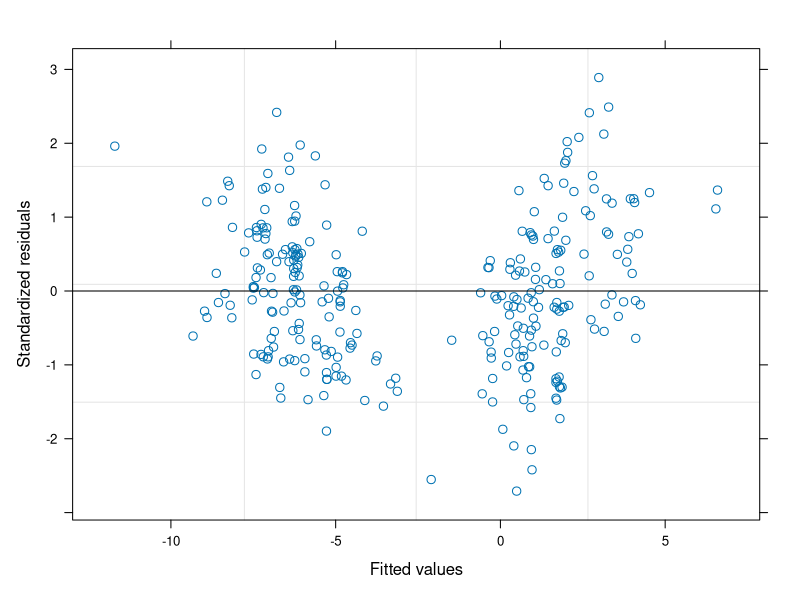
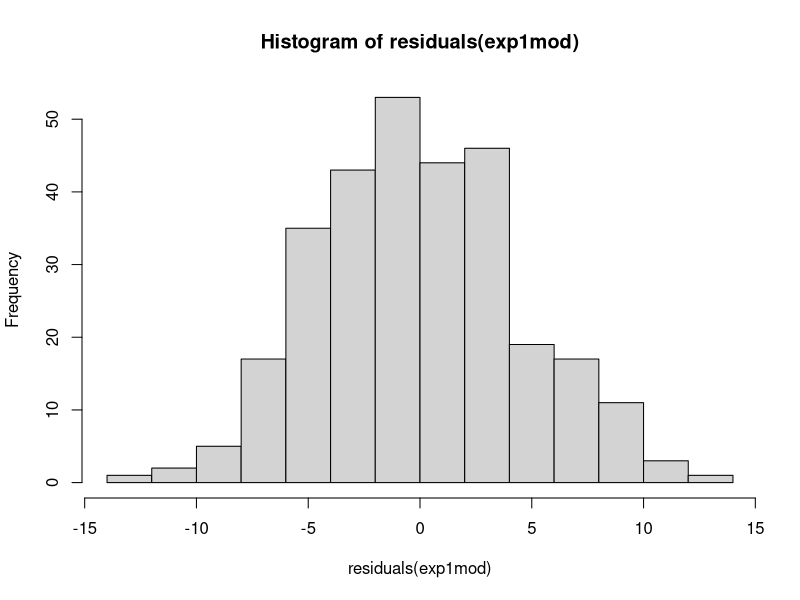
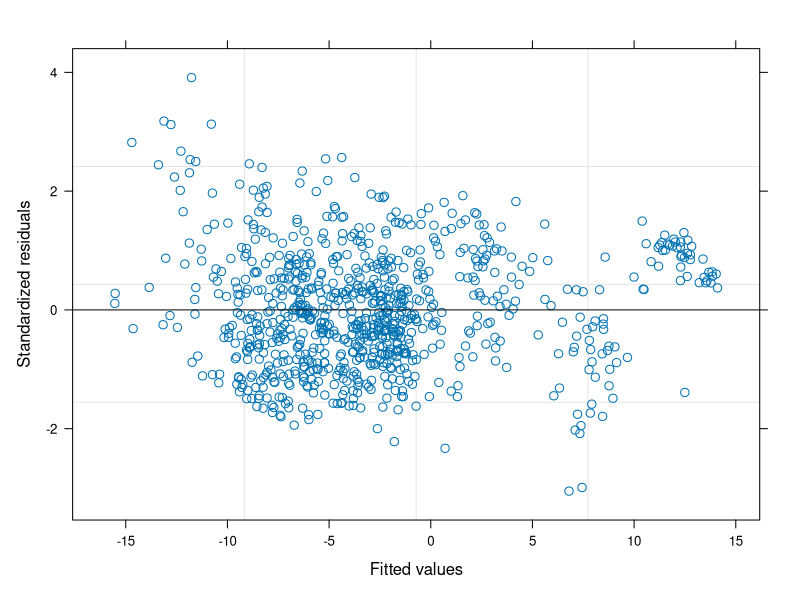
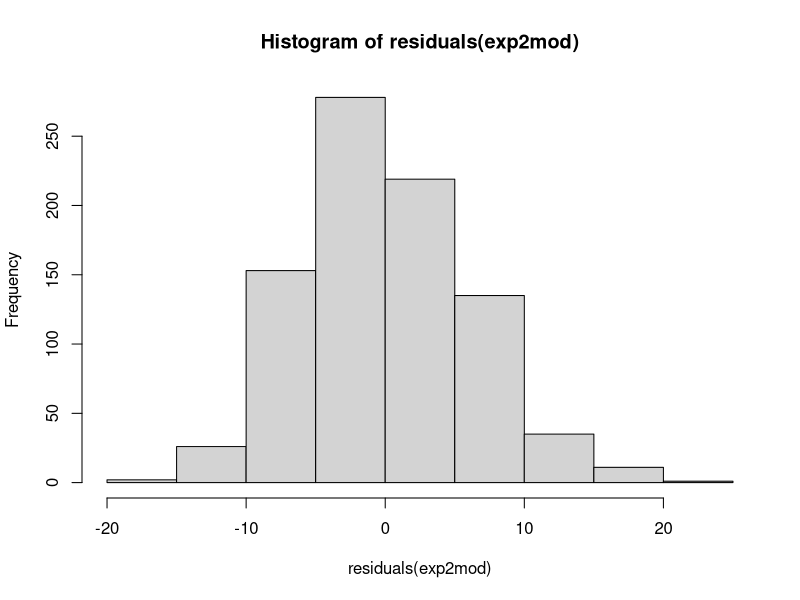
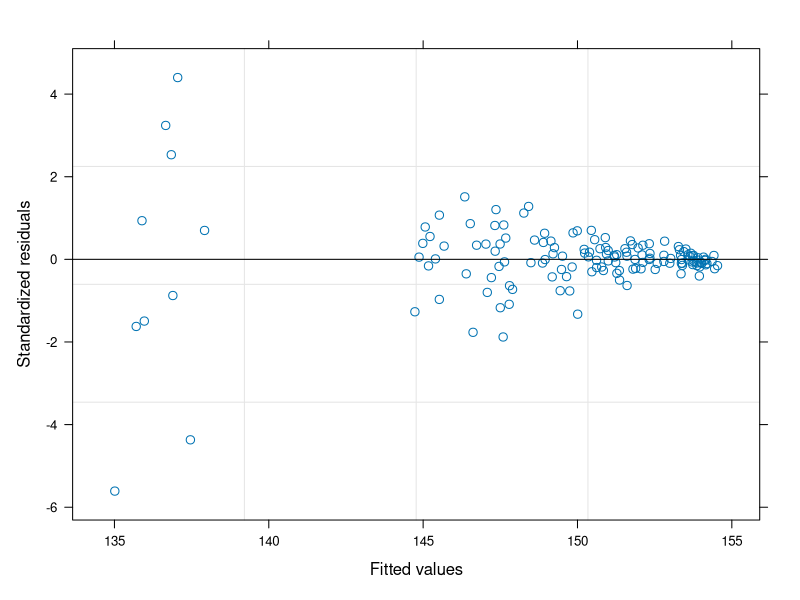
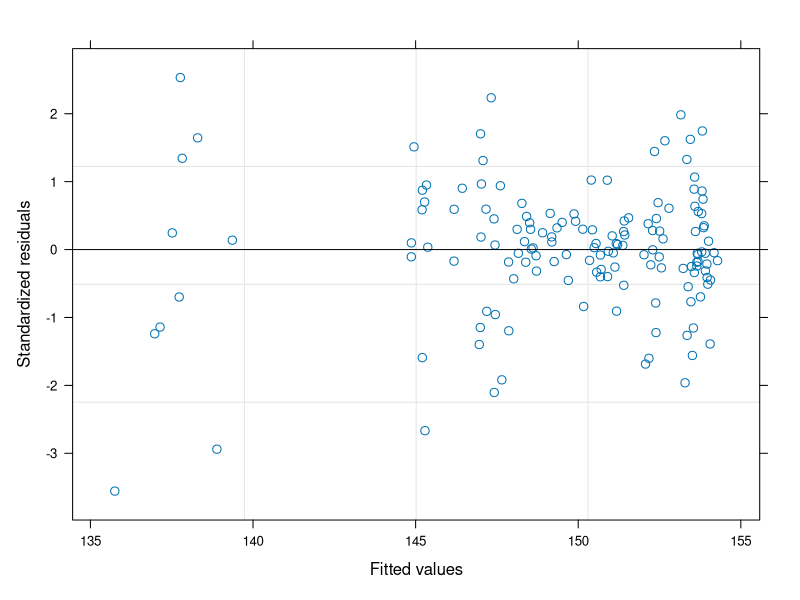
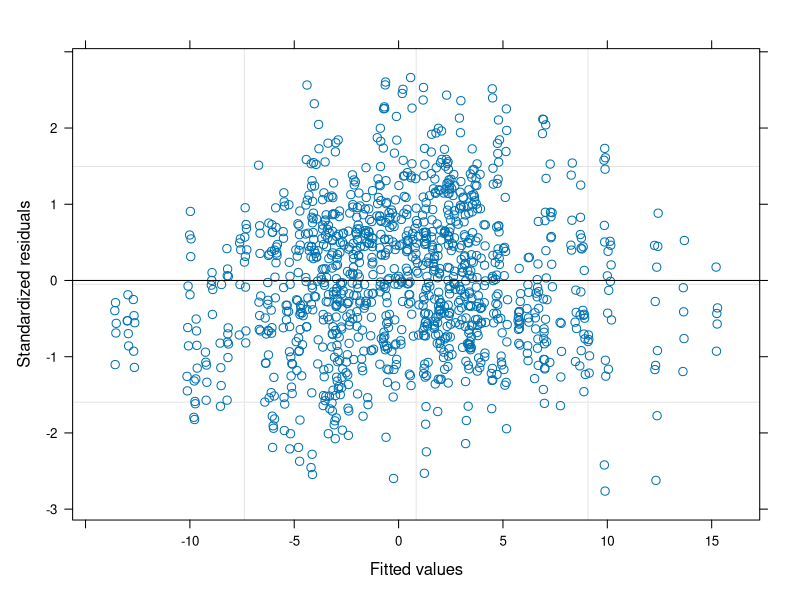
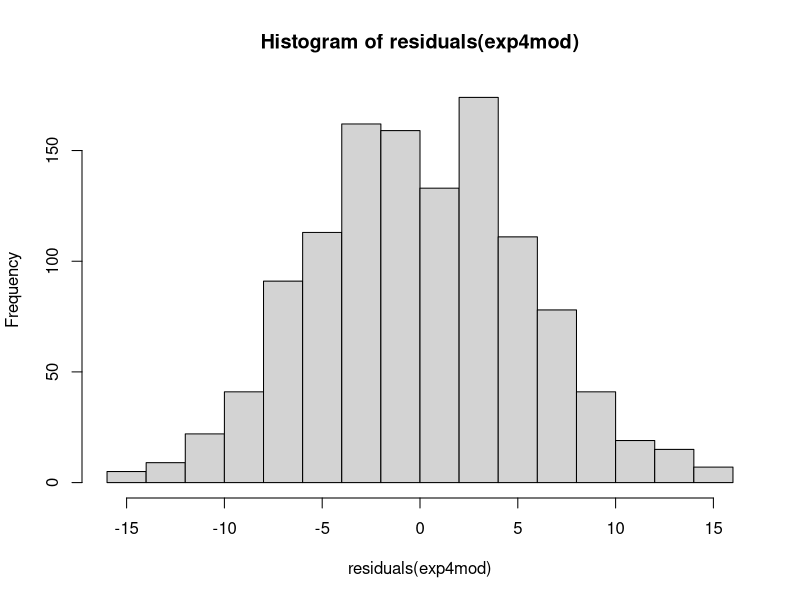

Write R code to recreate these figures, in order. (Note: this script raises an error after producing the figures.)

# Statistical Supplement
################################################################################
# Analysis and Script by: Roslyn Dakin
# Last Modified: May 14, 2016
# In support of the following study:
# Title: Visual guidance of forward flight in hummingbirds reveals control based on image features instead of pattern velocity
# Authors: Roslyn Dakin, Tyee K. Fellows, and Douglas L. Altshuler


################################################################################

library(dplyr)
library(nlme)
library(multcomp)

exp1 <- read.csv('experiment1_flightmeans.csv')
exp2 <- read.csv('experiment2_flightmeans.csv')
exp3 <- read.csv('experiment3_flightmeans.csv')
exp4 <- read.csv('experiment4_flightmeans.csv') # delete extra columns??
exp5a <- read.csv('experiment5_differentorient_flightmeans.csv') # ditto
exp5b <- read.csv('experiment5_sameorient_flightmeans.csv') # ditto
samewalls <- read.csv('experiment4-5_identicalgratings_flightmeans.csv')

# Experiment 1: Nasal-to-temporal motion of vertical gratings (Fig 2A, Table S2)
################################################################################

dim(exp1) # 297 flights

# model (Table S2)
exp1$to.from.feeder <- factor(exp1$to.from.feeder, levels=c('to', 'from'))
exp1$avg.x.velocitySTD <- scale(exp1$avg.x.velocity*100, center=T, scale=F) # abs. value of forward speed in cm/s, mean-centered
# convert to bird's frame of reference:
exp1$left.wall.speedBIRD <- ifelse(exp1$to.from.feeder=='from', -exp1$left.wall.speed, exp1$left.wall.speed) 
exp1$right.wall.speedBIRD <- ifelse(exp1$to.from.feeder=='from', -exp1$right.wall.speed, exp1$right.wall.speed)
exp1$avgyBIRD <- ifelse(exp1$to.from.feeder=='from', -exp1$avg.y.position, exp1$avg.y.position)
exp1$left.wall.speedBIRD <- factor(exp1$left.wall.speedBIRD, levels=c('0', '-0.34', '0.34'))
exp1$right.wall.speedBIRD <- factor(exp1$right.wall.speedBIRD, levels=c('0', '-0.34', '0.34'))
exp1mod <- lme(avgyBIRD*100 ~ left.wall.speedBIRD * avg.x.velocitySTD + right.wall.speedBIRD * avg.x.velocitySTD + replicate + to.from.feeder, random=~1|birdID/bird.treatment.block, data=exp1)
plot(exp1mod)
hist(residuals(exp1mod))
summary(exp1mod)$tTable # estimates in cm
head(model.matrix(exp1mod, data=exp1))
tests <- rbind('L wall back'=c(0,1,0,0,0,0,0,0,0,0,0,0), 'L wall fwd'=c(0,0,1,0,0,0,0,0,0,0,0,0), 'R wall back'=c(0,0,0,0,1,0,0,0,0,0,0,0), 'R wall fwd'=c(0,0,0,0,0,1,0,0,0,0,0,0))  
exp1tests <- glht(exp1mod, tests)
summary(exp1tests) # post-hoc contrasts, estimates in cm

# effect sizes comparing each motion treatment to the stationary control (Fig 2A)
exp1summary <- group_by(exp1, birdID, left.wall.speedBIRD, right.wall.speedBIRD)
exp1summary <- summarize(exp1summary, avgy=mean(avgyBIRD))
exp1summary <- group_by(exp1summary, birdID)
(exp1summary <- summarize(exp1summary, ST=(avgy[left.wall.speedBIRD=='0'&right.wall.speedBIRD=='0'])*100, Lpos=(avgy[left.wall.speedBIRD=='0.34'&right.wall.speedBIRD=='0'])*100, Lneg=(avgy[left.wall.speedBIRD=='-0.34'&right.wall.speedBIRD=='0'])*100, Rpos=(avgy[left.wall.speedBIRD=='0'&right.wall.speedBIRD=='0.34'])*100, Rneg=(avgy[left.wall.speedBIRD=='0'&right.wall.speedBIRD=='-0.34'])*100, effect1=(Lpos-ST), effect2=(Lneg-ST), effect3=(Rpos-ST), effect4=(Rneg-ST))) # effect sizes for individual birds, in cm.
# L fwd = 1; L back = 2; R fwd = 3; R back = 4
(exp1summary.all <- summarize(exp1summary, mean1=mean(effect1), mean2=mean(effect2), mean3=mean(effect3), mean4=mean(effect4), sd1=sd(effect1), sd2=sd(effect2), sd3=sd(effect3), sd4=sd(effect4), sample=6, lower1=mean1-1.96*sd1/sqrt(6), upper1=mean1+1.96*sd1/sqrt(6), lower2=mean2-1.96*sd2/sqrt(6), upper2=mean2+1.96*sd2/sqrt(6), lower3=mean3-1.96*sd3/sqrt(6), upper3=mean3+1.96*sd3/sqrt(6), lower4=mean4-1.96*sd4/sqrt(6), upper4=mean4+1.96*sd4/sqrt(6))) # overall effect sizes in cm and 95% confidence intervals

# average velocities in experiment 1, with stationary vertical gratings on both walls
exp1birdvel <- aggregate(subset(exp1, wall.speeds=='L 0 R 0')$avg.x.velocity, by=list(subset(exp1, wall.speeds=='L 0 R 0')$birdID), 'mean')
mean(exp1birdvel$x) # grand mean flight speed 2.0 m/s
mean(exp1birdvel$x) - 1.96*(sd(exp1birdvel$x)/sqrt(6)) 
mean(exp1birdvel$x) + 1.96*(sd(exp1birdvel$x)/sqrt(6)) # 95% CI [1.8, 2.2]


# Experiment 2: Nasal-to-temporal motion of dotfields (Fig 2B, Table S3)
################################################################################

dim(exp2) # 860 flights

# model (Table S3)
exp2$to.from.feeder <- factor(exp2$to.from.feeder, levels=c('to', 'from'))
exp2$dot.density <- factor(ifelse(exp2$dot.density==3200, 'low', ifelse(exp2$dot.density==6400, 'med', 'hi')), levels=c('low', 'med', 'hi'))
exp2$avg.x.velocitySTD <- scale(exp2$avg.x.velocity*100, center=T, scale=F) # abs. value of forward speed in cm/s, mean-centered
# convert to bird's frame of reference:
exp2$wall.diff.L.RBIRD <- ifelse(exp2$to.from.feeder=='from', -exp2$wall.diff.L.R, exp2$wall.diff.L.R)
exp2$wall.motion <- ifelse(exp2$wall.diff.L.RBIRD==-0.5144, 'Lneg', ifelse(exp2$wall.diff.L.RBIRD==0.5144, 'Lpos', 'none'))
exp2$wall.motion <- factor(exp2$wall.motion, levels=c('none', 'Lneg', 'Lpos'))
exp2$avgyBIRD <- ifelse(exp2$to.from.feeder=='from', -exp2$avg.y.position, exp2$avg.y.position)
exp2mod <- lme(avgyBIRD*100 ~ wall.motion * dot.density + replicate + wall.motion * avg.x.velocitySTD + to.from.feeder, random=~1|birdID/bird.treatment.block, data=exp2)
plot(exp2mod) # check residuals
hist(residuals(exp2mod))
summary(exp2mod)$tTable # estimates in cm
head(model.matrix(exp2mod, data=exp2))
tests <- rbind('low.den L back'=c(0,1,rep(0,12)), 'low.den L fwd'=c(0,0,1,rep(0,11)), 'med.den L back'=c(0,1,rep(0,6),1,rep(0,5)), 'med.den L fwd'=c(0,0,1,rep(0,6),1,rep(0,4)), 'high.den L back'=c(0,1,rep(0,8),1,rep(0,3)), 'high.den L fwd'=c(0,0,1,rep(0,8),1,rep(0,2)) )
exp2tests <- glht(exp2mod, tests)
summary(exp2tests) # post-hoc contrasts, estimates in cm

# effect sizes comparing each motion treatment to the stationary control (Fig 2B)
exp2summary <- group_by(exp2, birdID, dot.density, wall.motion)
exp2summary <- summarize(exp2summary, avgy=mean(avgyBIRD))
(exp2summary <- summarize(exp2summary, ST=(avgy[wall.motion=='none'])*100, Lpos=(avgy[wall.motion=='Lpos'])*100, Lneg=(avgy[wall.motion=='Lneg'])*100, effect1=(Lpos-ST), effect2=(Lneg-ST))) # effect sizes for individual birds, in cm
# L fwd, R back = 1; L back, R fwd = 2
exp2summary <- group_by(exp2summary, dot.density)
(exp2summary.all <- summarize(exp2summary, mean1=mean(effect1), mean2=mean(effect2), sd1=sd(effect1), sd2=sd(effect2), sample=10, lower1=mean1-1.96*sd1/sqrt(10), upper1=mean1+1.96*sd1/sqrt(10), lower2=mean2-1.96*sd2/sqrt(10), upper2=mean2+1.96*sd2/sqrt(10))) # overall effect sizes in cm and 95% confidence intervals

# average velocities in experiment 2, with stationary dotfields on both walls
exp2birdvel <- aggregate(subset(exp2, wall.motion=='none')$avg.x.velocity, by=list(subset(exp2, wall.motion=='none')$birdID), 'mean')
mean(exp2birdvel$x) # grand mean flight speed 2.2 m/s
mean(exp2birdvel$x) - 1.96*(sd(exp2birdvel$x)/sqrt(10)) 
mean(exp2birdvel$x) + 1.96*(sd(exp2birdvel$x)/sqrt(10)) # 95% CI [1.9, 2.5]


# Experiment 3: Up/downward motion of horizontal gratings (Fig 2C, Table S4)
################################################################################

dim(exp3) # 148 flights

# model (Table S4)
exp3$to.from.feeder <- factor(exp3$to.from.feeder, levels=c('to', 'from'))
exp3$grating.up.down.speed <- factor(exp3$grating.up.down.speed, levels=c('0', '-0.34', '0.34'))
exp3$avg.x.velocitySTD <- scale(abs(exp3$avg.x.velocity)*100, center=T, scale=F) # abs. value of forward speed in cm/s, mean-centered
exp3mod <- lme(avg.z.position*100 ~ to.from.feeder + grating.up.down.speed * avg.x.velocitySTD + replicate, random=~1|birdID/bird.treatment.block, data=exp3)
plot(exp3mod) # treatments have unequal variances, therefore adjust model variance structure to acccount f or this
exp3mod <- lme(avg.z.position*100 ~ to.from.feeder + grating.up.down.speed * avg.x.velocitySTD + replicate, random=~1|birdID/bird.treatment.block, weights=varIdent(form=~1|grating.up.down.speed), data=exp3)
plot(exp3mod) # better
summary(exp3mod)$tTable # estimates in cm
head(model.matrix(exp3mod, data=exp3))
tests <- rbind('walls down'=c(0,0,1,0,0,0,0,0), 'walls up'=c(0,0,0,1,0,0,0,0))  
exp3tests <- glht(exp3mod, tests)
summary(exp3tests) # post-hoc contrasts, estimates in cm

# effect sizes comparing each motion treatment to the stationary control (Fig 2C)
exp3summary <- group_by(exp3, birdID, bird.treatment.block, grating.up.down.speed)
exp3summary <- summarize(exp3summary, avgz=mean(avg.z.position))
exp3summary <- group_by(exp3summary, birdID)
(exp3summary <- summarize(exp3summary, ST=(avgz[grating.up.down.speed=='0'])*100, UP=(avgz[grating.up.down.speed=='0.34'])*100, DN=(avgz[grating.up.down.speed=='-0.34'])*100, effect1=(UP-ST), effect2=(DN-ST))) # effect sizes for individual birds, in cm
# walls up = 1; walls down = 2
(exp3summary.all <- summarize(exp3summary, mean1=mean(effect1), mean2=mean(effect2), sd1=sd(effect1), sd2=sd(effect2), sample=5, lower1=mean1-1.96*sd1/sqrt(5), upper1=mean1+1.96*sd1/sqrt(5), lower2=mean2-1.96*sd2/sqrt(5), upper2=mean2+1.96*sd2/sqrt(5))) # overall effect sizes in cm and 95% confidence intervals


# Experiment 4: Effect of grating orientation (Fig 3, Table S5)
################################################################################

dim(exp4) # 1180 flights with different-orientation gratings on each wall

# check whether color of large top stripe matters
checktop <- lme(avg.y.position*100 ~ left.grating.orientation * top.black.red + replicate + to.from.feeder, random=~1|birdID/bird.treatment.block, data=subset(exp4, grating.period==18.4))
test <- rbind(interaction=c(rep(0,5),1))
checktoptest <- glht(checktop, test)
summary(checktoptest) # interaction is not significant, indicating steering was not sig. affected by top stripe color

# model (Table S5)
exp4$grating.period <- factor(exp4$grating.period)
exp4$to.from.feeder <- factor(exp4$to.from.feeder, levels=c('to', 'from'))
exp4mod <- lme(avg.y.position*100 ~ left.grating.orientation * grating.period + replicate + to.from.feeder, data=exp4, random=~1|birdID/bird.treatment.block)
plot(exp4mod)
hist(residuals(exp4mod)) # check residuals
summary(exp4mod)$tTable # estimates in cm
head(model.matrix(exp4mod, data=exp4))
tests <- rbind(orient0.58=c(0,1,rep(0,12)), orient1.15=c(0,1,rep(0,7),1,rep(0,4)), orient2.3=c(0,1,rep(0,8),1,rep(0,3)), orient4.6=c(0,1,rep(0,9),1,rep(0,2)), orient9.2=c(0,1,rep(0,10),1,rep(0,1)), orient18.4=c(0,1,rep(0,11),1))
exp4tests <- glht(exp4mod, tests)
summary(exp4tests) # post-hoc contrasts, estimates in cm

# effect sizes comparing mirrored treatments (Fig 3)
exp4summary <- group_by(exp4, birdID, bird.treatment.block, left.grating.orientation, grating.period)
exp4summary <- summarize(exp4summary, fusion=mean(percent.vstripes.fused), avgy=mean(avg.y.position))
exp4summary <- group_by(exp4summary, birdID, grating.period)
(exp4summary <- summarize(exp4summary, LH=(avgy[left.grating.orientation=='hor'])*100, LV=(avgy[left.grating.orientation=='ver'])*100, fusion=mean(fusion), effect.size=(LH-LV))) # effect sizes for individual birds, in cm
exp4summary.all <- group_by(exp4summary, grating.period)
summarize(exp4summary.all, effect=mean(effect.size), effectSD=sd(effect.size), sample.size=10, lower=effect-1.96*effectSD/sqrt(10), upper=effect+1.96*effectSD/sqrt(10)) # overall effect sizes in cm and 95% confidence intervals

# percent of vertical bars fused (Fig 3)
summarize(exp4summary.all, grand.mean.fusion=round(100*mean(fusion),1)) # grand mean % of vertical bars fused


# Experiment 5: Effect of horizontal feature size (Fig 4, Tables S6, S7, S10)
################################################################################

# treatments with different grating orientations (Table S6)
dim(exp5a) # 474 flights with different-orientation gratings on each wall

# check whether color of large top stripe matters
checktop <- lme(avg.y.position*100 ~ top.black.red * left.grating.orientation + V.grating.period + replicate + to.from.feeder, random=~1|birdID/bird.treatment.block, data=subset(exp5a, H.grating.period==18.4))
test <- rbind('top by size'=c(rep(0,6),1))
checktoptest <- glht(checktop, test)
summary(checktoptest) # interaction is not significant, indicating steering was not sig. affected by top stripe color

# model (Table S6)
exp5a$H.grating.period <- factor(exp5a$H.grating.period)
exp5a$V.grating.period <- factor(exp5a$V.grating.period)
exp5a$to.from.feeder <- factor(exp5a$to.from.feeder, levels=c('to', 'from'))
exp5amod1 <- lme(avg.y.position*100 ~ left.grating.orientation * walls.stripe.size + replicate + to.from.feeder, random=~1|birdID/bird.treatment.block, data=exp5a)
plot(exp5amod1)
hist(residuals(exp5amod1)) # check residuals
summary(exp5amod1)$tTable # estimates in cm
head(model.matrix(exp5amod1, data=exp5a))
tests <- rbind('Hsm Vlg'=c(0,1,rep(0,3),0,0,1,0,0), 'Hsm Vsm'=c(0,1,rep(0,3),0,0,0,0,0), 'Hlg Vlg'=c(0,1,rep(0,3),0,0,0,0,1), 'Hlg Vsm'=c(0,1,rep(0,3),0,0,0,1,0))  
exp5atests <- glht(exp5amod1, tests)
summary(exp5atests) # post-hoc contrasts, in cm

# additional contrasts to evaluate the effect of horizontal grating period sizes, and vertical grating period size, respectively
exp5amod2 <- lme(avg.y.position*100 ~ left.grating.orientation*H.grating.period + left.grating.orientation*V.grating.period + replicate + to.from.feeder, random=~1|birdID/bird.treatment.block, data=exp5a)
summary(exp5amod2)$tTable
plot(exp5amod2)
hist(residuals(exp5amod2)) # check residuals
head(model.matrix(exp5amod2, data=exp5a))
tests <- rbind('orient:hsize'=c(0,0,0,0,0,0,1,0), 'orient:vsize'=c(0,0,0,0,0,0,0,1) )  
exp5atests2 <- glht(exp5amod2, tests)
summary(exp5atests2) # post-hoc contrasts, in cm

# treatments with the same grating orientation (Table S7)
dim(exp5b) # 236 flights with same-orientation gratings on both walls

# model (Table S7)
exp5b$to.from.feeder <- factor(exp5b$to.from.feeder, levels=c('to', 'from'))
exp5bmod <- lme(avg.y.position*100 ~ side.small.period * left.grating.orientation + replicate + to.from.feeder, random=~1|birdID/bird.treatment.block, data=exp5b)
plot(exp5bmod)
hist(residuals(exp5bmod)) # check residuals
summary(exp5bmod)$tTable # estimates in cm
head(model.matrix(exp5bmod, data=exp5b))
tests <- rbind('small wall IF walls H'=c(0,1,0,0,0,0), 'small wall IF walls V'=c(0,1,0,0,0,1), 'small wall H vs small wall V'=c(rep(0,5),1))  
exp5btests <- glht(exp5bmod, tests)
summary(exp5btests) # post-hoc contrasts, in cm

# effect sizes comparing mirrored treatments (Fig 4)
exp5asummary <- group_by(exp5a, birdID, bird.treatment.block, left.grating.orientation, walls.stripe.size)
exp5asummary <- summarize(exp5asummary, avgy=mean(avg.y.position))
exp5asummary <- group_by(exp5asummary, birdID, walls.stripe.size)
(exp5asummary <- summarize(exp5asummary, LH=(avgy[left.grating.orientation=='hor'])*100, LV=(avgy[left.grating.orientation=='ver'])*100, effect.size=(LH-LV))) # effect sizes for individual birds, in cm
exp5asummary.all <- group_by(exp5asummary, walls.stripe.size)
summarize(exp5asummary.all, effect=mean(effect.size), effectSD=sd(effect.size), sample.size=6, lower=effect-1.96*effectSD/sqrt(6), upper=effect+1.96*effectSD/sqrt(6)) # overall effect sizes in cm and 95% confidence intervals

exp5bsummary <- group_by(exp5b, birdID, bird.treatment.block, left.grating.orientation, side.small.period)
exp5bsummary <- summarize(exp5bsummary, avgy=mean(avg.y.position))
exp5bsummary <- group_by(exp5bsummary, birdID, left.grating.orientation)
(exp5bsummary <- summarize(exp5bsummary, Lsmall=(avgy[side.small.period=='L'])*100, Rsmall=(avgy[side.small.period=='R'])*100, effect.size=(Lsmall-Rsmall))) # effect sizes for individual birds, in cm
exp5bsummary.all <- group_by(exp5bsummary, left.grating.orientation)
summarize(exp5bsummary.all, effect=mean(effect.size), effectSD=sd(effect.size), sample.size=6, lower=effect-1.96*effectSD/sqrt(6), upper=effect+1.96*effectSD/sqrt(6)) # overall effect sizes in cm and 95% confidence intervals


# Additional treatments with identical gratings on the left and right walls (Tables S8, S9)
################################################################################

dim(samewalls) # 628 flights with the same grating on the left and right
samewalls$to.from.feeder <- factor(samewalls$to.from.feeder, levels=c('to', 'from'))

# descriptive statistics (Table S8)
samewalls.summary <- group_by(samewalls, birdID, treatment.name)
samewalls.summary <- summarize(samewalls.summary, avgy=mean(avg.y.position), avgabsy=mean(avg.abs.y.position)) # bird means
(samewalls.summary.all <- group_by(samewalls.summary, treatment.name))
(samewalls.summary.all <- summarize(samewalls.summary.all, mean.y=mean(avgy)*100, min.y=min(avgy)*100, max.y=max(avgy)*100, mean.abs.y=mean(avgabsy)*100, min.abs.y=min(avgabsy)*100, max.abs.y=max(avgabsy)*100)) # descriptive statistics, in cm
table(samewalls$treatment.name) # sample sizes

# analyses (Table S9)
samewallsmod <- lme(avg.abs.y.position*100 ~ treatment.name + replicate + to.from.feeder + avg.x.velocity, random=~1|birdID/bird.treatment.block, data=samewalls)
plot(samewallsmod)
hist(residuals(samewallsmod))
summary(samewallsmod)
samewallstest <- glht(samewallsmod, mcp(treatment.name='Tukey'))
summary(samewallstest)


# Pattern velocity with stationary vertical gratings (Table S1)
################################################################################

samewallsV <- subset(samewalls, grating.orientation=='ver')
table(samewallsV$grating.period)
samewallsV <- group_by(samewallsV, birdID, grating.period)
samewalls.summary <- summarize(samewallsV, L=mean(left.eye.pattern.velocity), R=mean(right.eye.pattern.velocity))
samewalls.summary <- group_by(samewalls.summary, grating.period) # individual bird means
summarize(samewalls.summary, L.mean=mean(L), L.lower=L.mean-1.96*(sd(L)/sqrt(16)), L.upper=L.mean+1.96*(sd(L)/sqrt(16)), R.mean=mean(R), R.lower=R.mean-1.96*(sd(R)/sqrt(16)), R.upper=R.mean+1.96*(sd(R)/sqrt(16))) # grand means and 95% CI
